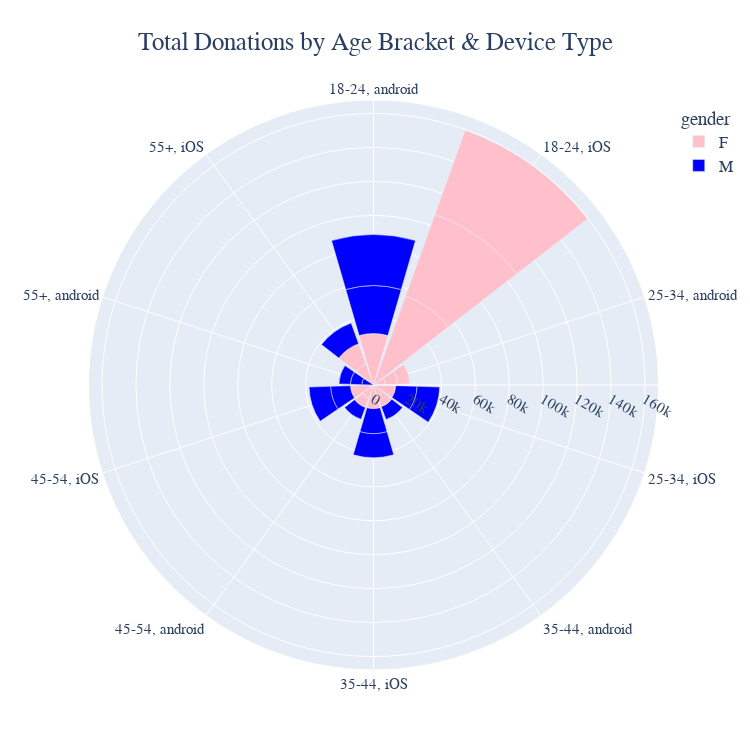

Notebook code for this chart:
### Code cell
# Creating a shared column for device type and age bracket.
top3cats_df['Age, Device'] = top3cats_df['age'] + ', ' + top3cats_df['device']

# Grouping by top category and age/device column, and aggregating donations as total and per gender.
aggregation = {'amount':'sum',
               'gender':lambda x:x.value_counts().index[0]}
top3cats_grp = top3cats_df.groupby(['category', 'Age, Device'], as_index=False).agg(aggregation)
top3cats_grp.sort_values('Age, Device', inplace=True)                     

# Creating Plotly Express polar bar chart.
layout_dict = dict(font_family="segoe ui",
                 font_size=15,
                 title_font_size=25,
                 legend_font_size=16,
                 title_x=0.5)
x_order = {"Age, Device": top3cats_grp['Age, Device'].to_list()}
px.bar_polar(top3cats_grp,
             r = "amount",
             theta = "Age, Device",
             color = "gender",
             color_discrete_sequence = ['pink','blue'],
             category_orders = x_order,
             hover_data = ['category', 'amount'],
             height = 750,
             width = 750,
             title = 'Total Donations by Age Bracket & Device Type').update_layout(layout_dict)

### Figure 1 — Plotly figure (JSON) as saved in the notebook; plotly's stock layout.template omitted (floating-point values rounded to 4 significant figures)
{"data": [{"customdata": [["Games", 30354], ["Games", 55820], ["Technology", 51035], ["Sports", 52700], ["Games", 6916], ["Technology", 7405], ["Sports", 7043], ["Sports", 13102], ["Sports", 6820], ["Games", 6852], ["Sports", 13971], ["Sports", 8337], ["Games", 5812], ["Technology", 13579], ["Sports", 13102], ["Technology", 12760]], "hovertemplate": "gender=F<br>amount=%{customdata[1]}<br>Age, Device=%{theta}<br>category=%{customdata[0]}<extra></extra>", "legendgroup": "F", "marker": {"color": "pink", "pattern": {"shape": ""}}, "name": "F", "r": [30354, 55820, 51035, 52700, 6916, 7405, 7043, 13102, 6820, 6852, 13971, 8337, 5812, 13579, 13102, 12760], "showlegend": true, "subplot": "polar", "theta": ["18-24, android", "18-24, iOS", "18-24, iOS", "18-24, iOS", "25-34, android", "25-34, android", "25-34, android", "25-34, iOS", "35-44, android", "35-44, android", "35-44, iOS", "45-54, android", "45-54, android", "45-54, iOS", "55+, iOS", "55+, iOS"], "type": "barpolar"}, {"customdata": [["Technology", 28230], ["Sports", 30026], ["Games", 12609], ["Technology", 13317], ["Technology", 7959], ["Games", 14724], ["Technology", 14139], ["Technology", 7381], ["Sports", 11705], ["Games", 12726], ["Technology", 6926], ["Sports", 6722], ["Games", 6709], ["Games", 12961]], "hovertemplate": "gender=M<br>amount=%{customdata[1]}<br>Age, Device=%{theta}<br>category=%{customdata[0]}<extra></extra>", "legendgroup": "M", "marker": {"color": "blue", "pattern": {"shape": ""}}, "name": "M", "r": [28230, 30026, 12609, 13317, 7959, 14724, 14139, 7381, 11705, 12726, 6926, 6722, 6709, 12961], "showlegend": true, "subplot": "polar", "theta": ["18-24, android", "18-24, android", "25-34, iOS", "25-34, iOS", "35-44, android", "35-44, iOS", "35-44, iOS", "45-54, android", "45-54, iOS", "45-54, iOS", "55+, android", "55+, android", "55+, android", "55+, iOS"], "type": "barpolar"}], "layout": {"polar": {"domain": {"x": [0, 1], "y": [0, 1]}, "angularaxis": {"direction": "clockwise", "rotation": 90, "categoryorder": "array", "categoryarray": ["18-24, android", "18-24, android", "18-24, android", "18-24, iOS", "18-24, iOS", "18-24, iOS", "25-34, android", "25-34, android", "25-34, android", "25-34, iOS", "25-34, iOS", "25-34, iOS", "35-44, android", "35-44, android", "35-44, android", "35-44, iOS", "35-44, iOS", "35-44, iOS", "45-54, android", "45-54, android", "45-54, android", "45-54, iOS", "45-54, iOS", "45-54, iOS", "55+, android", "55+, android", "55+, android", "55+, iOS", "55+, iOS", "55+, iOS"]}}, "legend": {"title": {"text": "gender"}, "tracegroupgap": 0, "font": {"size": 16}}, "title": {"text": "Total Donations by Age Bracket & Device Type", "font": {"size": 25}, "x": 0.5}, "barmode": "relative", "height": 750, "width": 750, "font": {"family": "segoe ui", "size": 15}}}
